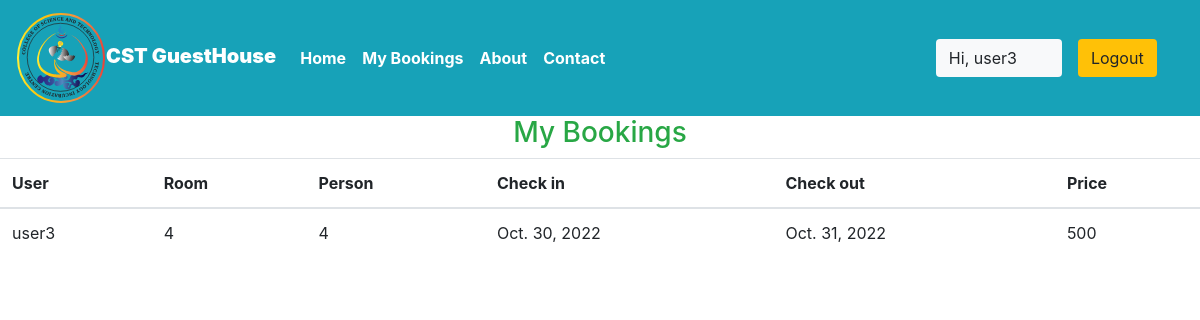
Page /user/bookings (signed in) on the committed database.
### Guest/models.py (models this page shows, shortened)
class Reservation(models.Model):
    check_in = models.DateField(auto_now =False)
    check_out = models.DateField()
    room = models.ForeignKey(Rooms, on_delete = models.CASCADE)
    guest = models.ForeignKey(User, on_delete= models.CASCADE)
    booking_id = models.CharField(max_length=100,default="null")

class Rooms(models.Model):
    ROOM_STATUS = (
    ("1", "available"),
    ("2", "not available"),
    )
    ROOM_TYPE = (
    ("1", "Quad"),
    ("2", "Doubles"),
    ("3","Single"),
    )
    room_type = models.CharField(max_length=50,choices = ROOM_TYPE)
    capacity = models.IntegerField()
    price = models.IntegerField()
    size = models.IntegerField()
    guest = models.ForeignKey(Guesthouse, on_delete = models.CASCADE)
    status = models.CharField(choices =ROOM_STATUS,max_length = 15)
    roomnumber = models.IntegerField()

### Guest/views.py (the view)
# urls.py: path('user/bookings', views.user_bookings,name="dashboard"),
@login_required(login_url='/user')
def user_bookings(request):
    if request.user.is_authenticated == False:
        return redirect('userloginpage')
    user = User.objects.all().get(id=request.user.id)
    print(f"request user id ={request.user.id}")
    bookings = Reservation.objects.all().filter(guest=user)
    if not bookings:
        messages.warning(request,"No Bookings Found")
    return HttpResponse(render(request,'user/mybookings.html',{'bookings':bookings}))

### templates/user/mybookings.html
{% extends 'basic.html' %} {% block title %}Dashboard {% endblock title %} {% block body %}
{% load app_tags %}
<h3 class="text-center  text-success">My Bookings </h3>
<table class="table">
    <thead>
        <th>User</th>
        <th>Room</th>
        <th>Person</th>
        <th>Check in</th>
        <th>Check out</th>
        <th>Price</th>
    </thead>
    {% for each_booking in bookings %}
    <tr>
        <td>{{each_booking.guest.username}}</td>
        <td>{{each_booking.room.roomnumber}}</td>
        <td>{{each_booking.room.capacity}}</td>
        <td>{{each_booking.check_in}}</td>
        <td>{{each_booking.check_out}}</td>
        <td>{{each_booking.room.price}}</td>
    </tr>
    {% endfor %}
</table>
{% endblock body %}

### templates/basic.html (shortened to what this page needs)
{% load static %}
<!DOCTYPE html>
<!DOCTYPE html>
<html lang="en">
<head>
    <link rel="stylesheet" href="https://use.fontawesome.com/releases/v5.7.0/css/all.css">
    <link rel="stylesheet" href="{% static 'bootstrap\bootstrap.css' %}">
    <link rel="stylesheet" href="https://maxcdn.bootstrapcdn.com/bootstrap/4.5.0/css/bootstrap.min.css" >
</head>
<body style="dbackground-image: url('https://source.unsplash.com/random');height: 100%;">
    <div class="container-fluid px-0">
        <nav class="navbar navbar-expand-lg navbar-dark bg-info font-weight-bold">
            <a class="navbar-brand text-bold bg-black " href="/">{% load static %}<img src="{% static 'logo.svg' %}" width="90" height="90"/><b>CST GuestHouse</b></a>
            <div class="collapse navbar-collapse " id="navbarSupportedContent">
                <ul class="navbar-nav mr-auto ">
                    <li class="nav-item active">
                        <a class="nav-link text-bold " href="/home"> Home</a>
                    </li>
                    {% if user.is_staff %}
                    <li class="nav-item active">
                        <a class="nav-link text-bold" href="/staff/panel">Dashboard </a>
                    </li>
                    {% elif user.is_staff == False and user.is_authenticated %}
                    <li class="nav-item active">
                            <a class="nav-link text-bold" href="/user/bookings">My Bookings</a>
                        </li>
                    {% endif %}
                    <li class="nav-item active">
                        <a class="nav-link text-bold" href="/about">About</a>
                    </li>
                    <li class="nav-item active">
                        <a class="nav-link text-bold" href="/contact">Contact </a>
                    </li>
                </ul>
                {% if user.is_authenticated %}
                      <button class="btn btn-group bg-light" data-toggle="modal" data-target="#forlogin">
                       Hi, {{request.user}}
                       <a href="/logout" class="nav-link">
                    <button class="btn btn-group bg-warning" data-toggle="modal" data-target="#forlogin">
                        Logout
                    </button></a>&nbsp; &nbsp;
                    </button>
                {% else %}
                    <a href="/user" class="nav-link">
                    <button class="btn btn-group bg-warning font-weight-bold" data-toggle="modal" data-target="#forlogin"><i class="fa fa-user" aria-hidden="true"></i>User Login</button></a>
                {% endif %}
            </div>
        </nav>
    </div>
    {% block body %}
    {% endblock body %}
</body>
</html>

### rows in the picture
Reservation: guest.username "user3", room.roomnumber "4", room.capacity "4", check_in "Oct. 30, 2022", check_out "Oct. 31, 2022", room.price "500"

### other values in the picture
{{ request.user }} "user3"
